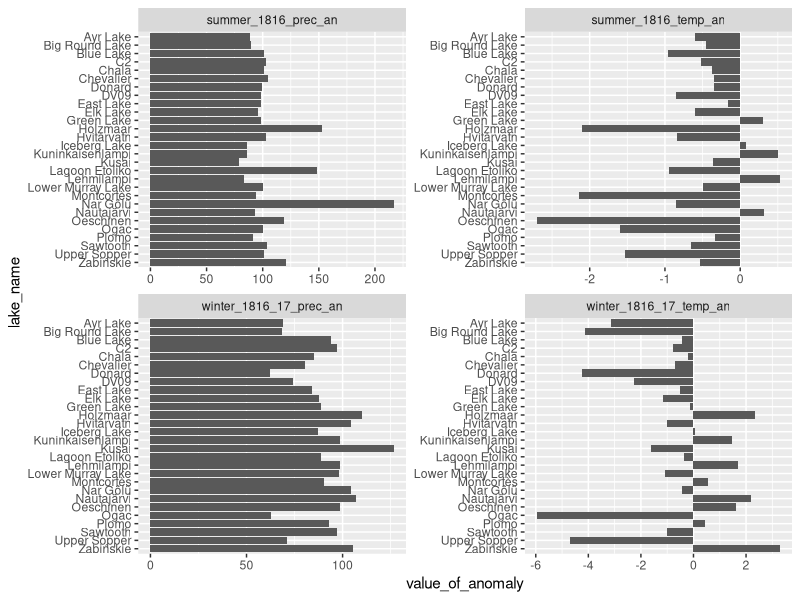
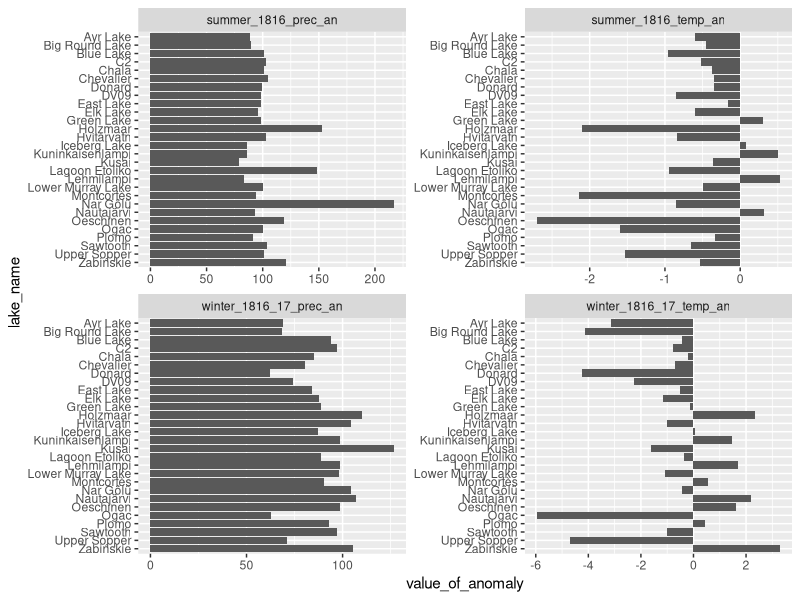
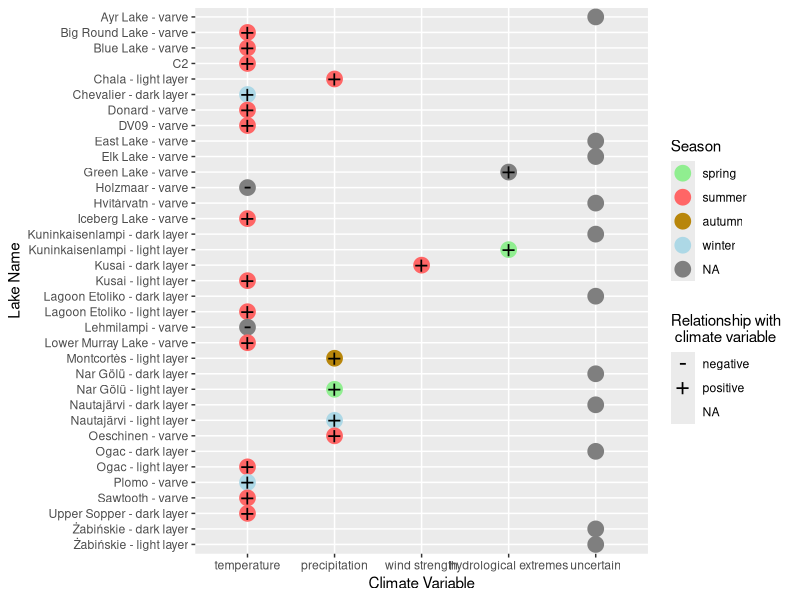
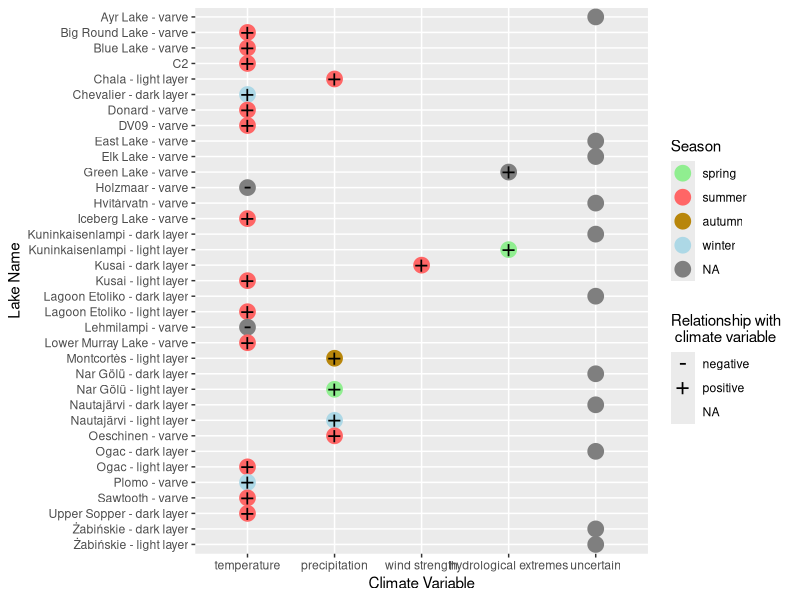

Reproduce these figures in R, in order.
library(tidyverse)
library(ggrepel)
#plot anomalies------
full_ds_an <- read_csv("data/full_ds_an.csv") %>% 
  pivot_longer(cols = summer_1816_temp_an:winter_1816_17_prec_an,
               names_to = "anomaly", values_to = "value_of_anomaly") %>% 
  mutate(unit4anomaly = ifelse(anomaly == "summer_1816_temp_an" | anomaly == "winter_1816_17_temp_an", "°C", "%"),
         lake_name = factor(lake_name, levels = sort(unique(lake_name), decreasing = TRUE)))

anomalies_plot <- ggplot(full_ds_an, aes(y = lake_name, x = value_of_anomaly)) + #tutaj mozna zrobic osobno ploty dla temperatury i opadu, zeby utrzymac te same skale; inaczej jest wrazenie, ze sie rozjezdza 
  geom_col() +
  facet_wrap(.~ anomaly, scales = "free")

ggsave(filename = "figures/anomalies_plot.svg",
       plot = anomalies_plot,
       device = "svg")
ggsave(filename = "figures/anomalies_plot.pdf",
       plot = anomalies_plot,
       width = 12.5,
       height = 10,
       device = "pdf")

#plot varve links to climate-------
varve2climate <- tribble(
  ~lake_name, ~climate_var, ~relation, ~season, ~strength, ~other_drivers, ~comment,
  "Ayr Lake - varve", "uncertain", NA, NA, NA, NA, NA,
  "Big Round Lake - varve", "temperature", "positive", "summer", "r = 0.46", NA, NA,
  "Blue Lake - varve", "temperature", "positive", "summer", "r2 = 0.31", NA, NA,
  "C2", "temperature", "positive", "summer", NA, NA, "association of varve thickness with summer temperature follows Hardy et al. (1996)",
  "Chala - light layer", "precipitation", "positive", "summer", NA, "wind", "strong relationship with ENSO; thick - light layer layer = La ninia",
#  "Chala - dark layer", "uncertain", NA, "various", NA, NA, NA,
  "Chevalier - dark layer", "temperature", "positive", "winter", "r = 0.71", "snowmelt", "r corresponds to nival units",
#  "Czechowskie", "uncertain", NA, NA, NA, NA, NA,
  "Donard - varve", "temperature", "positive", "summer", "r = 0.57", NA, NA,
  "DV09 - varve", "temperature", "positive", "summer", NA, NA, "correlation with instrumental data was weak, but met station is distant",
  "East Lake - varve", "uncertain", NA, "various", NA, "snow depth", "correlation with many variables was tested; no variable have dominating significance",
  "Elk Lake - varve", "uncertain", NA, NA, NA, NA, "no information on varve thickness data in the text",
  "Green Lake - varve", "hydrological extremes", "positive", "various", NA, "glacier recession", NA, 
  "Holzmaar - varve", "temperature", "negative", "various", "various", "precipitation", "see jpg for correlations",
  "Hvítárvatn - varve", "uncertain", NA, NA, NA, "rate of glacia erosion", NA,
  "Iceberg Lake - varve", "temperature", "positive", "summer", "weak", "lake levels; glacier dynamics", NA,
#  "Kenai", "hydrological extremes", "positive", NA, NA, NA, NA,
"Kuninkaisenlampi - dark layer", "uncertain", NA, NA, NA, NA, NA,
"Kuninkaisenlampi - light layer", "hydrological extremes", "positive", "spring", NA, NA, NA,
"Kusai - dark layer", "wind strength", "positive", "summer", NA, NA, "wind strength is modulated by Siberian High",
  "Kusai - light layer", "temperature", "positive", "summer", NA, NA, NA,
"Lagoon Etoliko - dark layer", "uncertain", NA, NA, NA, "productivity", NA,  
  "Lagoon Etoliko - light layer", "temperature", "positive", "summer", NA, "productivity", NA,
  "Lehmilampi - varve", "temperature", "negative", "various", NA, "erosion", NA,
  "Lower Murray Lake - varve", "temperature", "positive", "summer", NA, NA, NA,
  "Montcortès - light layer", "precipitation", "positive", "autumn", "r = 0.428", "temperature, and precipitation in other months", NA,
"Nar Gölü - dark layer", "uncertain", NA, NA, NA, "productivity", NA,
  "Nar Gölü - light layer", "precipitation", "positive", "spring", NA, "evaporation", NA,
"Nautajärvi - dark layer", "uncertain", NA, NA, NA, NA, NA,
  "Nautajärvi - light layer", "precipitation", "positive", "winter", NA, "winter temperature", NA,
  "Oeschinen - varve", "precipitation", "positive", "summer", "r = 0.6", NA, NA,
"Ogac - dark layer", "uncertain", NA, "various", NA, NA, "a consequence of late summer/fall precipitation as well as of spring/early summer temperature",
  "Ogac - light layer", "temperature", "positive", "summer", "uncertain", "melting degree days etc.", "many variables related to summer thermal conditions can be important; no regression on instrumental data has been done",
   "Plomo - varve", "temperature", "positive", "winter", NA, NA, "the lake is glacier fed and depends on amount of material delivered with a meltwater; boreal winter is austral summer!",
  "Sawtooth - varve", "temperature", "positive", "summer", "r = 0.16", "melting degree-days r = 0.27", NA,
#  "Skilak", "hydrological extremes", "positive", NA, NA, NA, NA,
  "Upper Sopper - dark layer", "temperature", "positive", "summer", "r = 0.82", NA, NA,
"Żabińskie - dark layer", "uncertain", NA, NA, NA, NA, NA,
  "Żabińskie - light layer", "uncertain", NA, NA, NA, NA, NA
) %>% #by season I mean boreal season
  mutate(across(1:7, as.factor),
         climate_var = factor(climate_var, levels = c("temperature", "precipitation", "wind strength",
                                                     "hydrological extremes", "uncertain")),
         season = factor(season, levels = c("spring", "summer", "autumn", "winter")),
         lake_name = factor(lake_name, levels = sort(lake_name, decreasing = TRUE))
         )

write_csv(varve2climate, "data/varve2climate.csv")

varve2climate_plot <- ggplot(varve2climate) +
  geom_point(aes(x = climate_var, y = lake_name, color = season), size = 5) +
  geom_point(aes(x = climate_var, y = lake_name, shape = relation), size = 6) +
  scale_color_manual(values = c("summer" = "#FF6666", "autumn" = "#B8860B", "winter" = "lightblue", "spring" = "lightgreen")) +
  scale_shape_manual(values = c("negative" = 45, "positive" = 43)) +
  labs(
    x = "Climate Variable",
    y = "Lake Name",
    color = "Season",
    shape = "Relationship with \n climate variable"
  )

ggsave(filename = "figures/varve2climate_plot.svg",
       plot = varve2climate_plot,
       device = "svg")
ggsave(filename = "figures/varve2climate_plot.pdf",
       plot = varve2climate_plot,
       width = 8,
       height = 10,
       device = "pdf")